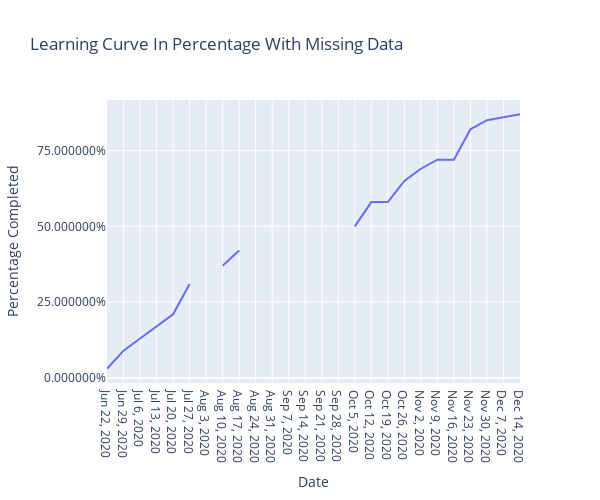

Notebook code cell kept with this figure:
### Code cell
fig = px.line(all_dates_curve,
               x = 'date',
               y = 'finished_pct', 
               title = 'Learning Curve In Percentage With Missing Data',
               width = 600,
               height = 500)

fig.update_layout(
    xaxis = dict(tickvals = all_dates_curve.date,
                title = 'Date'),
    
    yaxis = dict(
        title = 'Percentage Completed',
        tickvals = np.arange(0,1.25,0.25),
        tickformat = '%',
    )
)

fig.show()

### Figure 1 — Plotly figure (JSON) as saved in the notebook; plotly's stock layout.template omitted (floating-point values rounded to 4 significant figures)
{"data": [{"hovertemplate": "date=%{x}<br>finished_pct=%{y}<extra></extra>", "legendgroup": "", "line": {"color": "#636efa", "dash": "solid"}, "mode": "lines", "name": "", "orientation": "v", "showlegend": false, "type": "scatter", "x": ["2020-06-22T00:00:00", "2020-06-29T00:00:00", "2020-07-06T00:00:00", "2020-07-13T00:00:00", "2020-07-20T00:00:00", "2020-07-27T00:00:00", "2020-08-03T00:00:00", "2020-08-10T00:00:00", "2020-08-17T00:00:00", "2020-08-24T00:00:00", "2020-08-31T00:00:00", "2020-09-07T00:00:00", "2020-09-14T00:00:00", "2020-09-21T00:00:00", "2020-09-28T00:00:00", "2020-10-05T00:00:00", "2020-10-12T00:00:00", "2020-10-19T00:00:00", "2020-10-26T00:00:00", "2020-11-02T00:00:00", "2020-11-09T00:00:00", "2020-11-16T00:00:00", "2020-11-23T00:00:00", "2020-11-30T00:00:00", "2020-12-07T00:00:00", "2020-12-14T00:00:00"], "xaxis": "x", "y": [0.03, 0.09, 0.13, 0.17, 0.21, 0.31, null, 0.37, 0.42, null, null, 0.45, null, null, null, 0.5, 0.58, 0.58, 0.65, 0.69, 0.72, 0.72, 0.82, 0.85, 0.86, 0.87], "yaxis": "y"}], "layout": {"height": 500, "legend": {"tracegroupgap": 0}, "title": {"text": "Learning Curve In Percentage With Missing Data"}, "width": 600, "xaxis": {"anchor": "y", "domain": [0, 1], "tickvals": ["2020-06-22T00:00:00", "2020-06-29T00:00:00", "2020-07-06T00:00:00", "2020-07-13T00:00:00", "2020-07-20T00:00:00", "2020-07-27T00:00:00", "2020-08-03T00:00:00", "2020-08-10T00:00:00", "2020-08-17T00:00:00", "2020-08-24T00:00:00", "2020-08-31T00:00:00", "2020-09-07T00:00:00", "2020-09-14T00:00:00", "2020-09-21T00:00:00", "2020-09-28T00:00:00", "2020-10-05T00:00:00", "2020-10-12T00:00:00", "2020-10-19T00:00:00", "2020-10-26T00:00:00", "2020-11-02T00:00:00", "2020-11-09T00:00:00", "2020-11-16T00:00:00", "2020-11-23T00:00:00", "2020-11-30T00:00:00", "2020-12-07T00:00:00", "2020-12-14T00:00:00"], "title": {"text": "Date"}}, "yaxis": {"anchor": "x", "domain": [0, 1], "tickformat": "%", "tickvals": [0, 0.25, 0.5, 0.75, 1], "title": {"text": "Percentage Completed"}}}}
